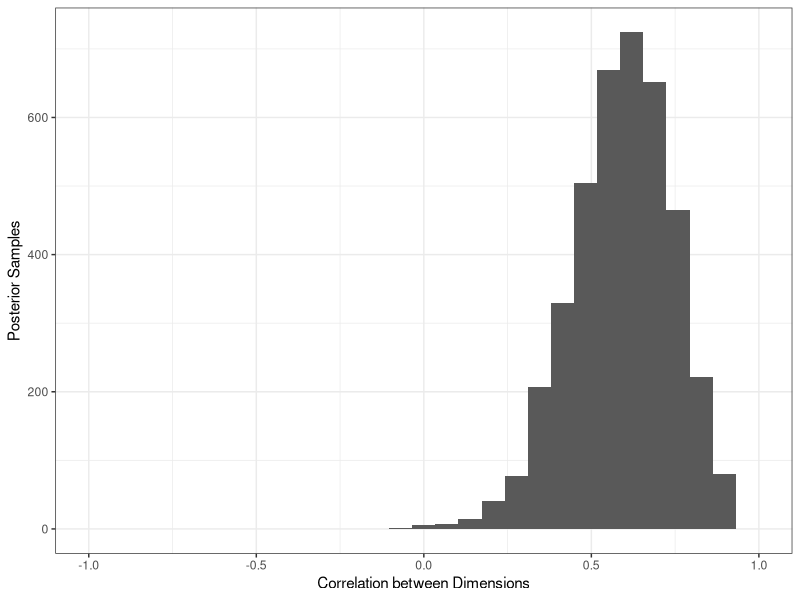
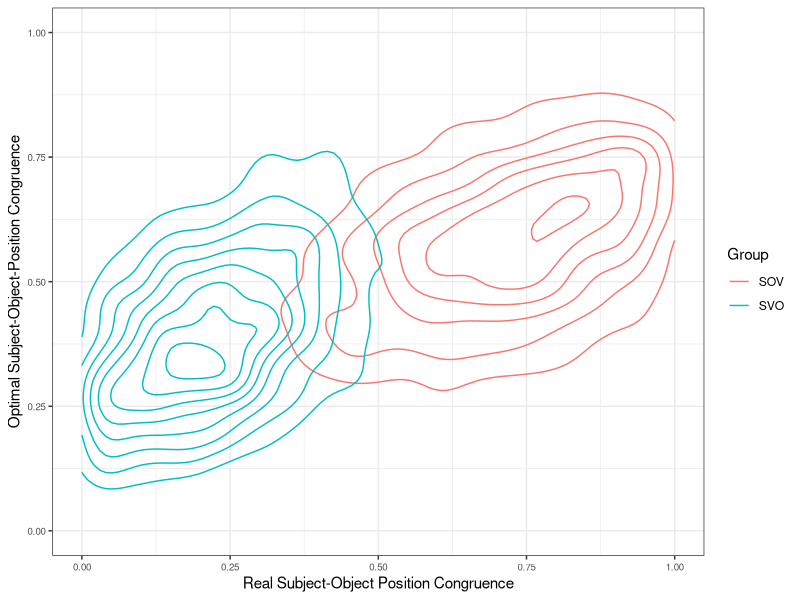
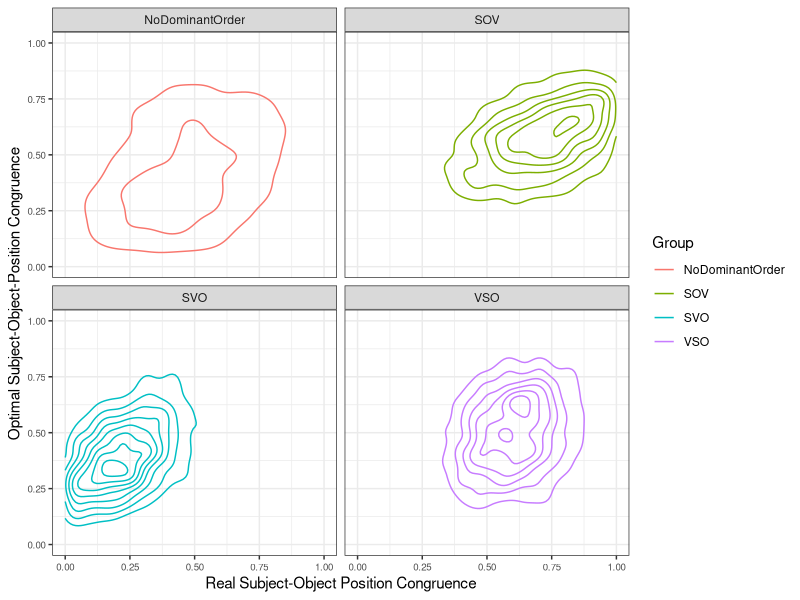

These charts were generated, in order, by the following R code:


corrs = read.csv("CORR_Sigma_42model.py.txt", header=FALSE)

library(ggplot2)

plot = ggplot(corrs) + geom_histogram(aes(x=V1)) + xlab("Correlation between Dimensions") + theme_bw() + ylab("Posterior Samples") + xlim(-1,1)
ggsave(plot, file="corr_sigma.pdf", height=2, width=4)



sink("correlation_sigma.txt")
cat("Mean: ", mean(corrs$V1))
cat("\n")
cat("95% CrI ", quantile(corrs$V1, 0.025), " ",  quantile(corrs$V1, 1-0.025))
cat("\n")
cat("Posterior of opposite sign: ", mean(corrs$V1<0))
sink()



sigmoid = function(x) {
        return(1/(1+exp(-x)))
}
stationary = read.csv("stationary_fit_42model.py.txt", sep=" ")

library(MASS)

# Stationary Variance
data = data.frame(Group=c(), X=c(), Y=c())

for(i in 1:4) {
   omega=c(stationary$Cov11[[i]], stationary$Cov12[[i]], stationary$Cov12[[i]], stationary$Cov22[[i]])
   dim(omega)=c(2,2)
   
   # Stationary Mean
   mu = c(stationary$Mean1[[i]], stationary$Mean2[[i]])
   dataCase = mvrnorm(n=2000, mu=mu, Sigma=omega)
   dataGroup = data.frame(X=dataCase[,1], Y=dataCase[,2])
   dataGroup$Group=stationary$Group[[i]]
   data = rbind(data, dataGroup)
}

data$Y = (data$Y+1)/2
data$X = sigmoid(data$X)

library(ggplot2)

logit = function(x) {
   return(log(x/(1-x)))
}

library(tidyr)
library(dplyr)
plot = ggplot(data %>% filter(Group %in% c("SOV", "SVO")), aes(x=Y, y=X, group=Group, color=Group)) + geom_density2d() + xlim(0,1) + ylim(0,1)
plot = plot + theme_bw()
plot = plot + theme(axis.text=element_text(size=7))
plot = plot + xlab("Real Subject-Object Position Congruence")
plot = plot + ylab("Optimal Subject-Object-Position Congruence")
ggsave(plot, file="stationary_case_svo_sov.pdf", height=4, width=4)

plot = ggplot(data, aes(x=Y, y=X, group=Group, color=Group)) + geom_density2d() + xlim(0,1) + ylim(0,1)
plot = plot + theme_bw()
plot = plot + theme(axis.text=element_text(size=7))
plot = plot + xlab("Real Subject-Object Position Congruence")
plot = plot + ylab("Optimal Subject-Object-Position Congruence")
plot = plot + facet_wrap(~Group)
ggsave(plot, file="stationary_case_facet.pdf", height=4, width=6)

